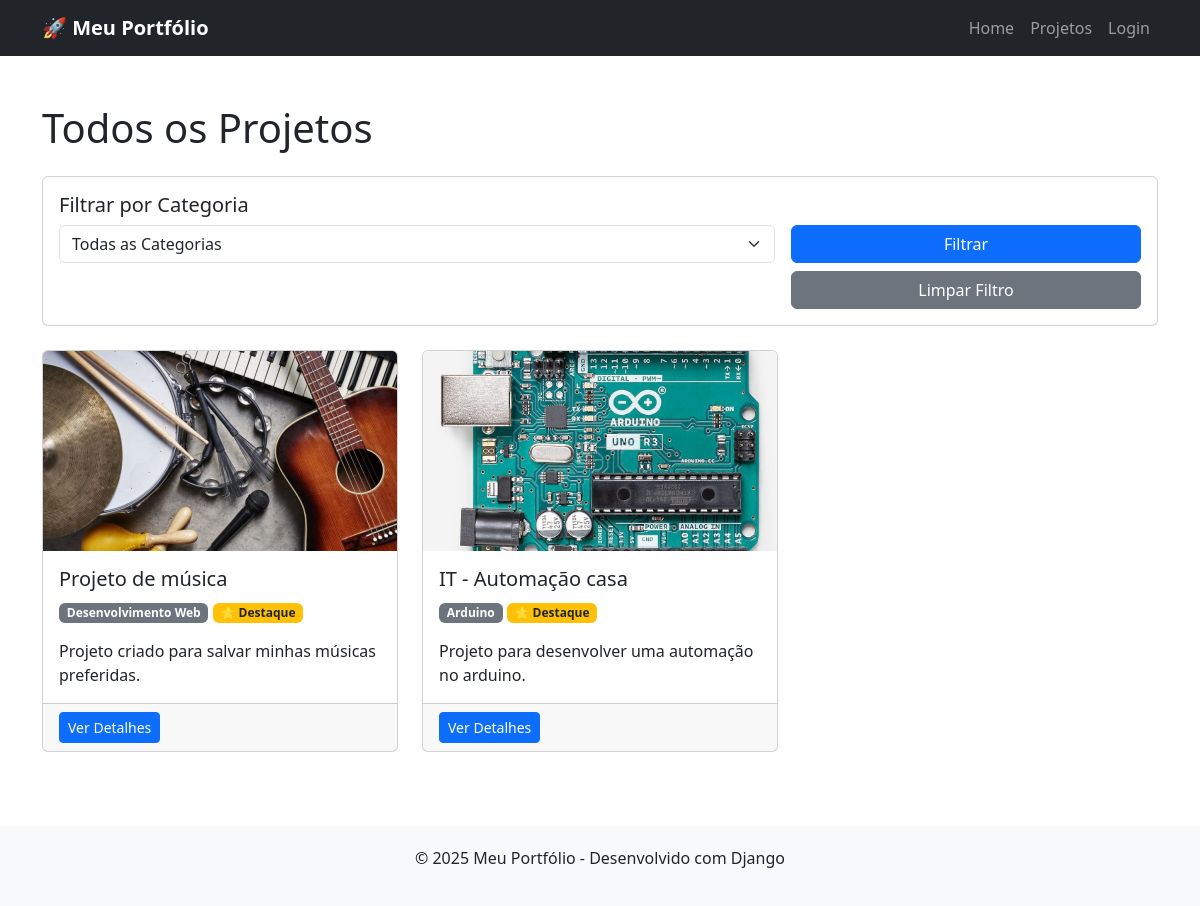
The app's page /projetos/ with its own data.
### projetos/models.py (models this page shows, shortened)
class Projeto(models.Model):
    titulo = models.CharField(max_length=200)
    descricao = models.TextField()
    categoria = models.ForeignKey(Categoria, on_delete=models.CASCADE, related_name='projetos')
    imagem = models.ImageField(upload_to='projetos/', blank=True, null=True)
    url_projeto = models.URLField(blank=True, null=True)
    destaque = models.BooleanField(default=False, help_text="Aparecerá no slider da home")
    data_criacao = models.DateField(auto_now_add=True)
    ativo = models.BooleanField(default=True)
    class Meta:
        ordering = ['-data_criacao']
        verbose_name_plural = "Projetos"

class Categoria(models.Model):
    nome = models.CharField(max_length=50)
    descricao = models.TextField(blank=True)
    class Meta:
        verbose_name_plural = "Categorias"

### projetos/views.py (the view)
# urls.py: path('projetos/', views.lista_projetos, name='lista_projetos'),
def lista_projetos(request):
    categoria_id = request.GET.get('categoria')
    projetos = Projeto.objects.filter(ativo=True) #filtro na base
    if categoria_id:
        projetos = projetos.filter(categoria_id=categoria_id)
    categorias = Categoria.objects.all() #recupero tudo de Categoria da base
    return render(request, 'projetos/lista_projetos.html', {
        'projetos':projetos,
        'categorias': categorias,
        'categoria_selecionada': categoria_id
    })

### projetos/templates/projetos/lista_projetos.html (shortened to what this page needs)
{% extends 'projetos/base.html' %}
{% block content %}
<div class="container my-5">
    <h1 class="mb-4">Todos os Projetos</h1>
    <div class="card mb-4">
        <div class="card-body">
            <h5 class="card-title">Filtrar por Categoria</h5>
            <form method="get" class="row g-3">
                <div class="col-md-8">
                    <select name="categoria" class="form-select">
                        <option value="">Todas as Categorias</option>
                    </select>
                </div>
                <div class="col-md-4">
                    <button type="submit" class="btn btn-primary w-100">Filtrar</button>
                    <a href="{% url 'projetos:lista_projetos' %}" class="btn btn-secondary w-100 mt-2">Limpar Filtro</a>
                </div>
            </form>
        </div>
    </div>
    <div class="row">
        {% if projetos %}
            {% for projeto in projetos %}
            <div class="col-md-4 mb-4">
                <div class="card h-100">
                    {% if projeto.imagem %}
                        <img src="{{ projeto.imagem.url }}" class="card-img-top" alt="{{ projeto.titulo }}" style="height: 200px; object-fit: cover;">
                    {% else %}
                        <img src="https://via.placeholder.com/400x200?text={{ projeto.titulo }}" class="card-img-top" alt="{{ projeto.titulo }}">
                    {% endif %}
                    <div class="card-body">
                        <h5 class="card-title">{{ projeto.titulo }}</h5>
                        <p class="card-text">
                            <span class="badge bg-secondary">{{ projeto.categoria.nome }}</span>
                            {% if projeto.destaque %}
                            <span class="badge bg-warning text-dark">⭐ Destaque</span>
                            {% endif %}
                        </p>
                        <p class="card-text">{{ projeto.descricao|truncatewords:15 }}</p>
                    </div>
                    <div class="card-footer">
                        <a href="{% url 'projetos:detalhes_projeto' projeto.id %}" class="btn btn-primary btn-sm">Ver Detalhes</a>
                    </div>
                </div>
            </div>
            {% endfor %}
        {% else %}
            <div class="col-12">
                <div class="alert alert-warning">
                    Nenhum projeto encontrado com os filtros selecionados.
                </div>
            </div>
        {% endif %}
    </div>
</div>
{% endblock %}

### projetos/templates/projetos/base.html (shortened to what this page needs)
<!DOCTYPE html>
<html lang="pt-br">
<head>
    <link href="https://cdn.jsdelivr.net/npm/bootstrap@5.3.0/dist/css/bootstrap.min.css" rel="stylesheet">
</head>
<body>
    <nav class="navbar navbar-expand-lg navbar-dark bg-dark">
        <div class="container">
            <a class="navbar-brand" href="{% url 'projetos:home' %}">🚀 Meu Portfólio</a>
            <div class="collapse navbar-collapse" id="navbarNav">
                <ul class="navbar-nav ms-auto">
                    <li class="nav-item">
                        <a class="nav-link" href="{% url 'projetos:home' %}">Home</a>
                    </li>
                    <li class="nav-item">
                        <a class="nav-link" href="{% url 'projetos:lista_projetos' %}">Projetos</a>
                    </li>
                    {% if user.is_authenticated %}
                        <li class="nav-item">
                            <a class="nav-link" href="{% url 'projetos:meus_projetos' %}">Meus Projetos</a>
                        </li>
                        <li class="nav-item">
                            <a class="nav-link" href="{% url 'admin:index' %}">Admin</a>
                        </li>
                        <li class="nav-item">
                            <form method="post" action="{% url 'logout' %}" style="display: inline;">
                                {% csrf_token %}
                                <button type="submit" class="nav-link btn btn-link" style="border: none; background: none; cursor: pointer;">
                                    Sair ({{ user.username }})
                                </button>
                            </form>
                        </li>
                    {% else %}
                        <li class="nav-item">
                            <a class="nav-link" href="{% url 'login' %}">Login</a>
                        </li>
                    {% endif %}
                </ul>
            </div>
        </div>
    </nav>
    <main>
        {% block content %}{% endblock %}
    </main>
    <footer class="text-center">
        <div class="container">
            <p>&copy; 2025 Meu Portfólio - Desenvolvido com Django</p>
        </div>
    </footer>
</body>
</html>

### projetos/templates/projetos/base.html (style rules this page uses)
body { font-family: 'Segoe UI', Tahoma, Geneva, Verdana, sans-serif; }
.navbar-brand { font-weight: bold; }
footer { margin-top: 50px; padding: 20px 0; background-color: #f8f9fa; }

### records on screen
Projeto: imagem (picture), titulo "Projeto de música", categoria.nome "Desenvolvimento Web", destaque "⭐ Destaque", descricao "Projeto criado para salvar minhas músicas preferidas."
Projeto: imagem (picture), titulo "IT - Automação casa", categoria.nome "Arduino", destaque "⭐ Destaque", descricao "Projeto para desenvolver uma automação no arduino."
